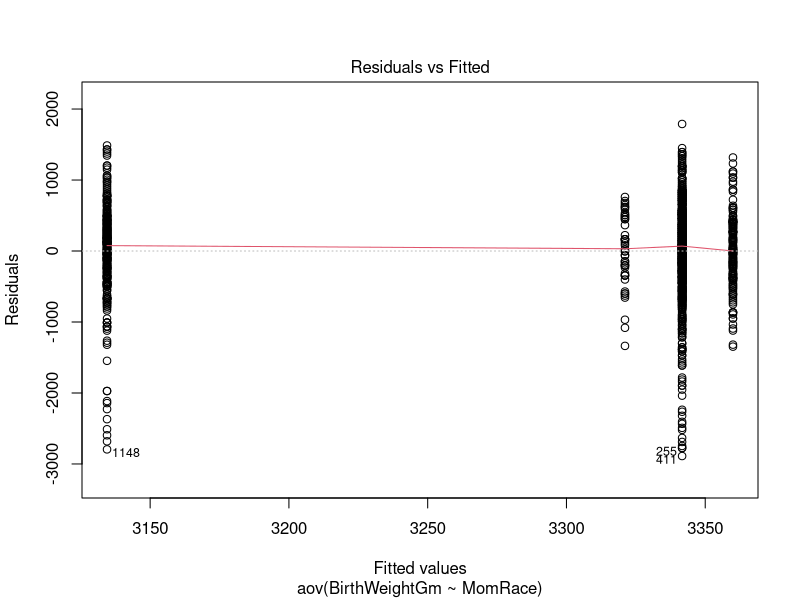
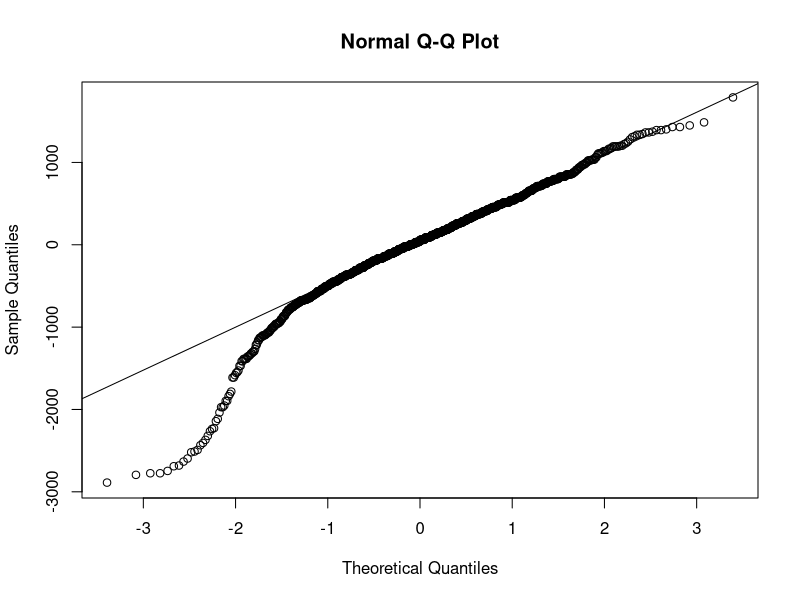
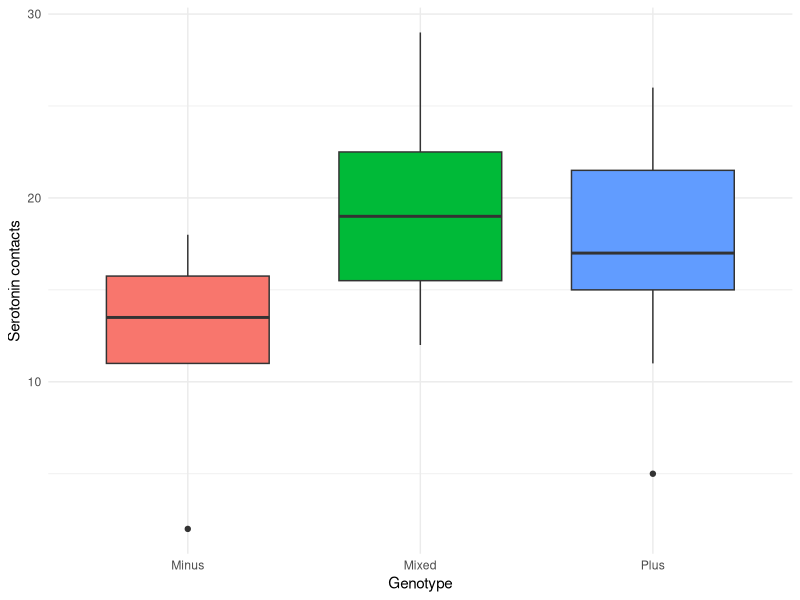
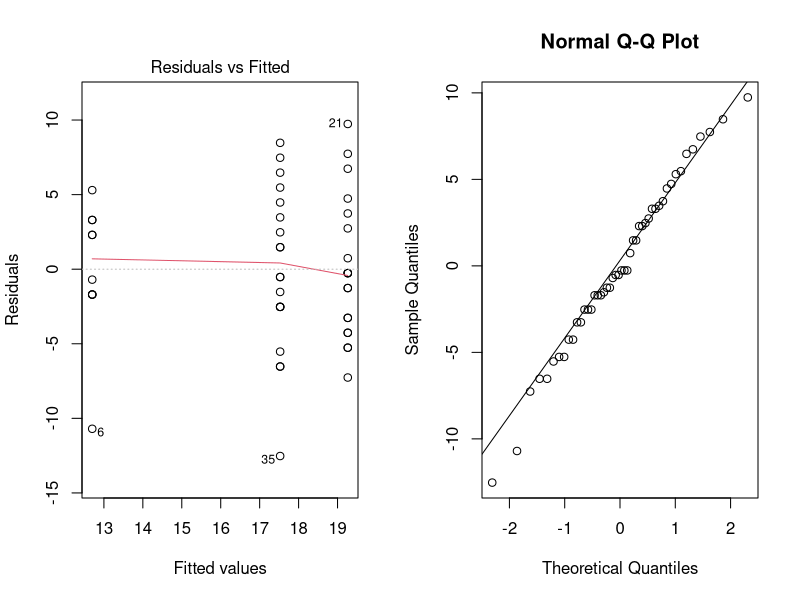
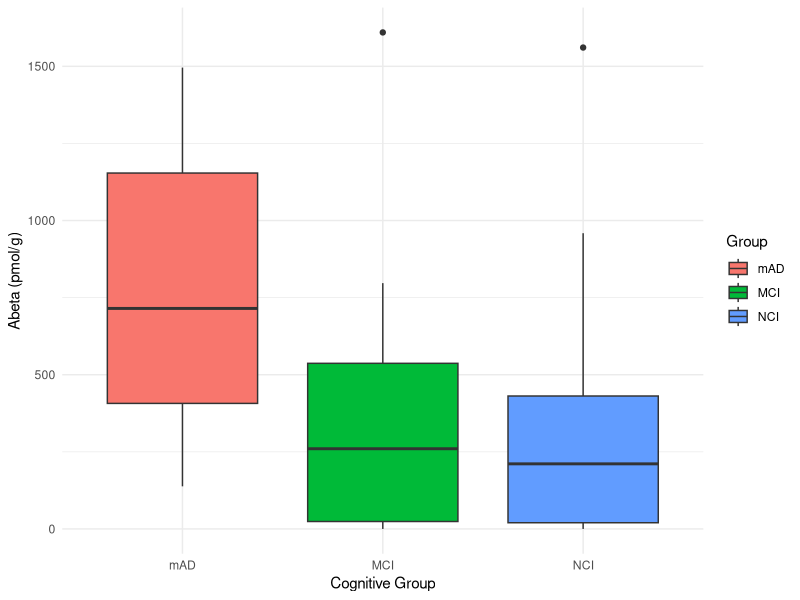
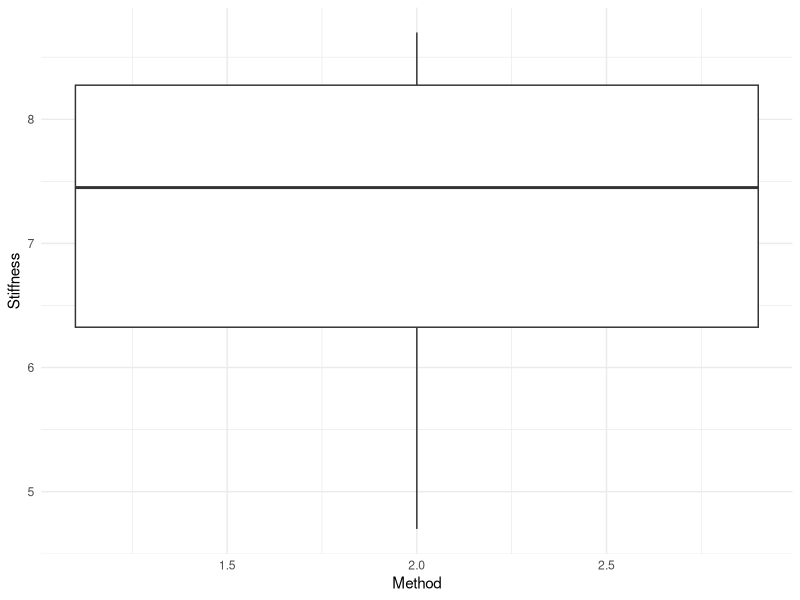
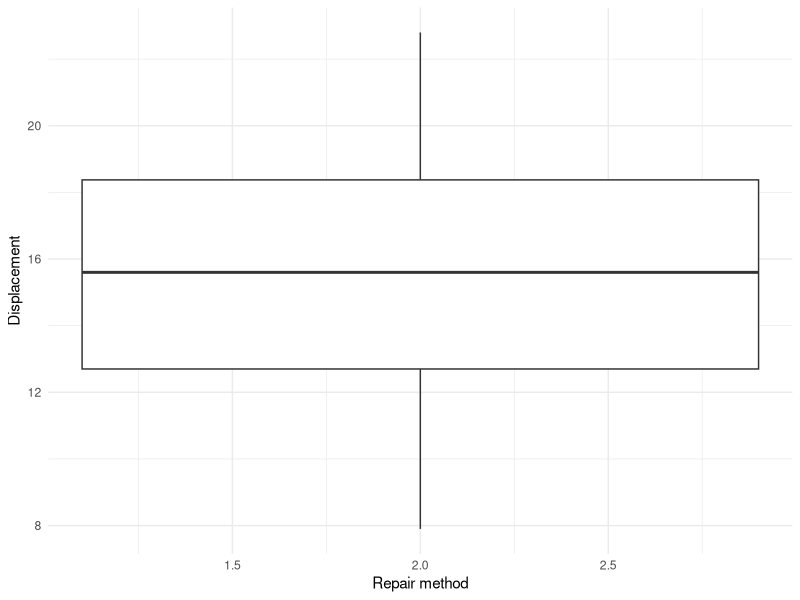

These charts were generated, in order, by the following R code:
## ---- chunk 1
library(dplyr)
library(ggplot2)
library(readr)

births <- read_csv("NCBirths.csv")
mouse <- read_csv("MouseBrain.csv")
amyloid <- read_csv("Amyloid.csv")
meniscus <- read_csv("Meniscus.csv")

#5.6: b. The error terms aren’t all positive. ANOVA assumes that the errors are independent, roughly normally distributed, and have a common standard deviation.

#5.7: d. Check model assumptions using a normal probability plot of residuals and a residuals-versus-fits plot.

#5.11
# a. Randomly assigning mothers to racial or ethnic groups isn’t possible, so no causal conclusion can be drawn—only correlation.
# b. If the sample was randomly selected from 2004 North Carolina births, inferences can be made to that population, assuming ANOVA conditions are met.

#5.12
# a. Since the study was observational rather than experimental, confounding variables couldn’t be controlled. Personality traits like risk-taking or thrill-seeking could affect both music preference and speeding behavior.
# b. Because the participants were all from one large high school, results can only be generalized to similar student populations, not all teens or drivers.

#5.14: Incorrect, Incorrect, Incorrect, Correct

#5.22
# a. No. Residuals show deviations from each group’s mean, and their total must be zero. If all residuals were positive, the sum would exceed zero, which is impossible.
# b. Yes. This can occur if one residual is negative enough to offset several positive ones, keeping the total at zero.
# c. Yes. A residual reflects distance from the group mean, not relative ranking. So one person may have a higher raw score but a smaller residual if it’s closer to the mean.
# d. Yes. Residuals are calculated within each group’s mean. Even if one group’s average is higher, a member can still have a smaller residual relative to that mean.

#5.27: The “Mixed” genotype group has the highest average contacts, “Minus” the lowest, with similar variability across groups. ANOVA assumptions appear valid, showing average contact counts differ as Mixed > Plus > Minus.

#5.31
# The three groups are: No cognitive impairment, Mild cognitive impairment, Mild-to-moderate Alzheimer’s disease
# B-amyloid levels tend to increase with greater cognitive decline. The boxplots show higher centers and wider spreads for the Alzheimer’s group, indicating different population means. Because the variable is quantitative, groups are independent, and spreads are similar, ANOVA is appropriate.

#5.33
# MS(Occupation) = 2749 / 4 = 687.25
# MS(Error) = 195149 / 968 = 201.4
# F = 687.25 / 201.4 ≈ 3.41

#5.38
# Null: Mean stiffness is the same for all three repair methods (μVertical=μArrow=μFastFix)
# Alternative: At least one mean stiffness differs.
# Independence: Each knee randomly assigned, so groups are independent.
# Normality: Residuals appear approximately normal.
# Equal variances: Group spreads are similar.
# Result: With p = 0.947 > 0.05, there’s no evidence that average stiffness differs among the three techniques.

#5.40
# Null: Mean displacement is equal for all three methods (μVertical=μArrow=μFastFix).
# Alternative: At least one differs.
# Independence: Independence ensured by random assignment.
# Normality: Residuals roughly normal.
# Equal variances: Variances similar across groups.
# Result: With p-value = 0.842 is far above 0.05, so there’s no significant evidence of mean displacement differences among methods.

by_race <- births %>%
group_by(MomRace) %>%
summarise(n = n(),
mean_bw = mean(BirthWeightGm, na.rm = TRUE),
sd_bw = sd(BirthWeightGm, na.rm = TRUE)) %>%
arrange(MomRace)
by_race

fit <- aov(BirthWeightGm ~ MomRace, data = births)
summary(fit)
plot(fit, which = 1)
qqnorm(residuals(fit)); qqline(residuals(fit))

desc <- mouse %>%
group_by(Genotype) %>%
summarise(n = n(),
mean = mean(Contacts),
sd = sd(Contacts),
median = median(Contacts),
min = min(Contacts),
max = max(Contacts),
.groups = "drop")
desc

ggplot(mouse, aes(x = Genotype, y = Contacts, fill = Genotype)) +
geom_boxplot(width = 0.7) +
labs(y = "Serotonin contacts", x = "Genotype") +
theme_minimal() +
theme(legend.position = "none")

fit <- aov(Contacts ~ Genotype, data = mouse)
summary(fit)

par(mfrow = c(1, 2))
plot(fit, which = 1)
qqnorm(residuals(fit)); qqline(residuals(fit))

amyloid %>%
group_by(Group) %>%
summarise(n = n(),
mean_Abeta = mean(Abeta, na.rm = TRUE),
sd_Abeta = sd(Abeta, na.rm = TRUE))

ggplot(amyloid, aes(x = Group, y = Abeta, fill = Group)) +
geom_boxplot() +
labs(x = "Cognitive Group", y = "Abeta (pmol/g)") +
theme_minimal()

glimpse(meniscus)

meniscus %>%
group_by(Method) %>%
summarise(n = n(),
mean_stiff = mean(Stiffness, na.rm = TRUE),
sd_stiff = sd(Stiffness, na.rm = TRUE))

ggplot(meniscus, aes(x = Method, y = Stiffness, fill = Method)) + geom_boxplot() + theme_minimal()


fit_stiff <- aov(Stiffness ~ Method, data = meniscus)
summary(fit_stiff)
meniscus %>%
group_by(Method) %>%
summarise(n = n(),
mean_disp = mean(Displacement, na.rm = TRUE),
sd_disp = sd(Displacement, na.rm = TRUE))

ggplot(meniscus, aes(x = Method, y = Displacement, fill = Method)) +
geom_boxplot() +
labs(x = "Repair method", y = "Displacement") +
theme_minimal() +
theme(legend.position = "none")

fit_disp <- aov(Displacement ~ Method, data = meniscus)
summary(fit_disp)
